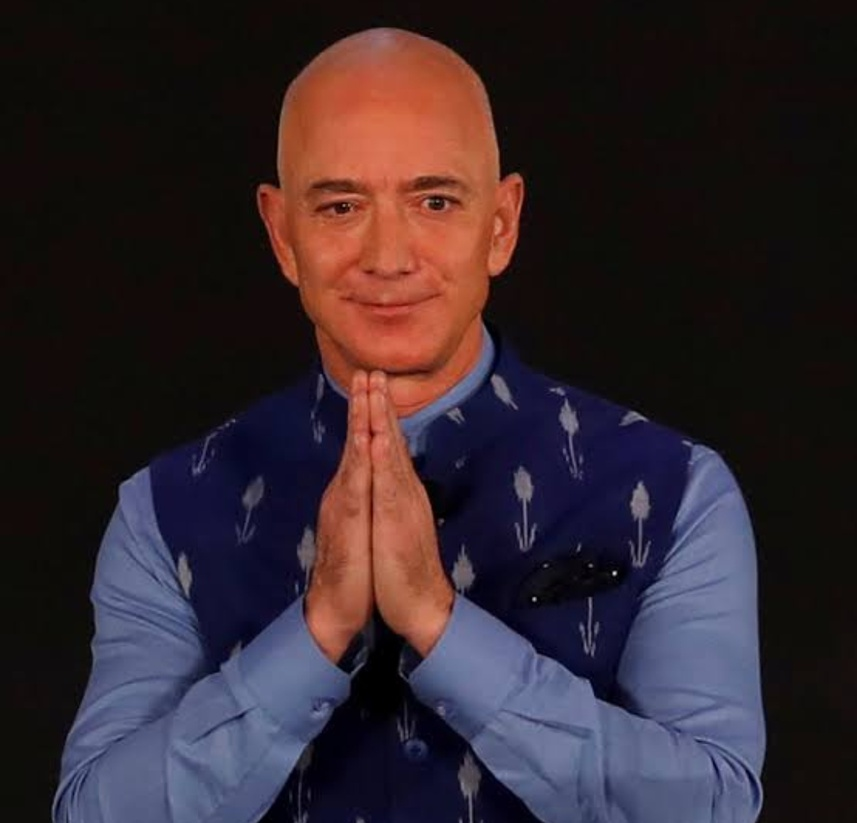
#> input picture Jeff.jpeg, 857 x 823 px, shrunk from 1080 x 1037 before the run, found by its file name
$ jupyter execute Pencil_Sketch.ipynb
#> lines starting #> are read from the running program, lines starting #| are printed output that depends on the picture
[cell 1]
from google.colab.patches import cv2_imshow

[cell 2]
import cv2

[cell 3]
img=cv2.imread('/content/Jeff.jpeg')
#> img is the input picture: shape (823, 857, 3); mean B, G, R 45.1, 38.7, 51

[cell 4]
gray_image=cv2.cvtColor(img,cv2.COLOR_BGR2GRAY)
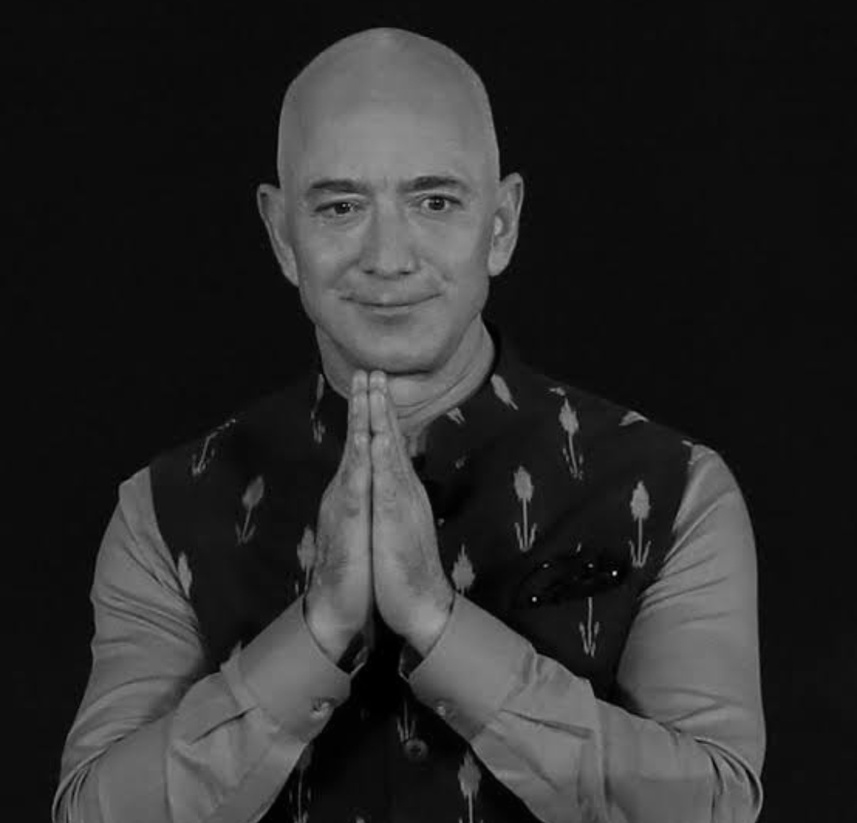
#> gray_image: shape (823, 857); min 0, max 223, mean 43.1

[cell 5]
inverted_image=255-gray_image
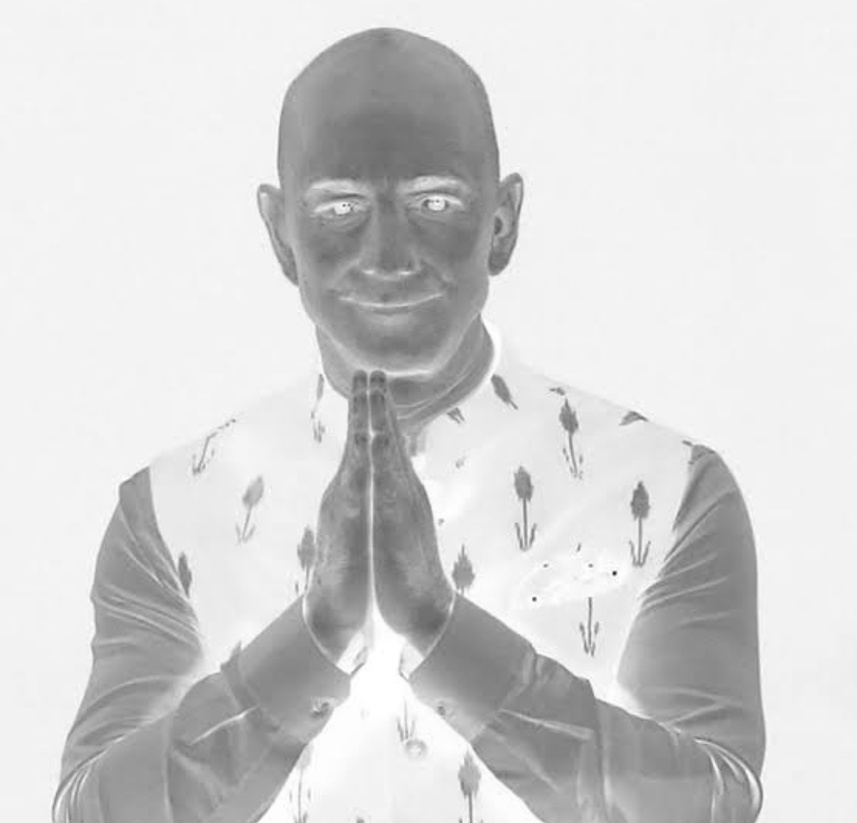
#> inverted_image: shape (823, 857); min 32, max 255, mean 211.9

[cell 6]
blurred=cv2.GaussianBlur(inverted_image,(21,21),5)
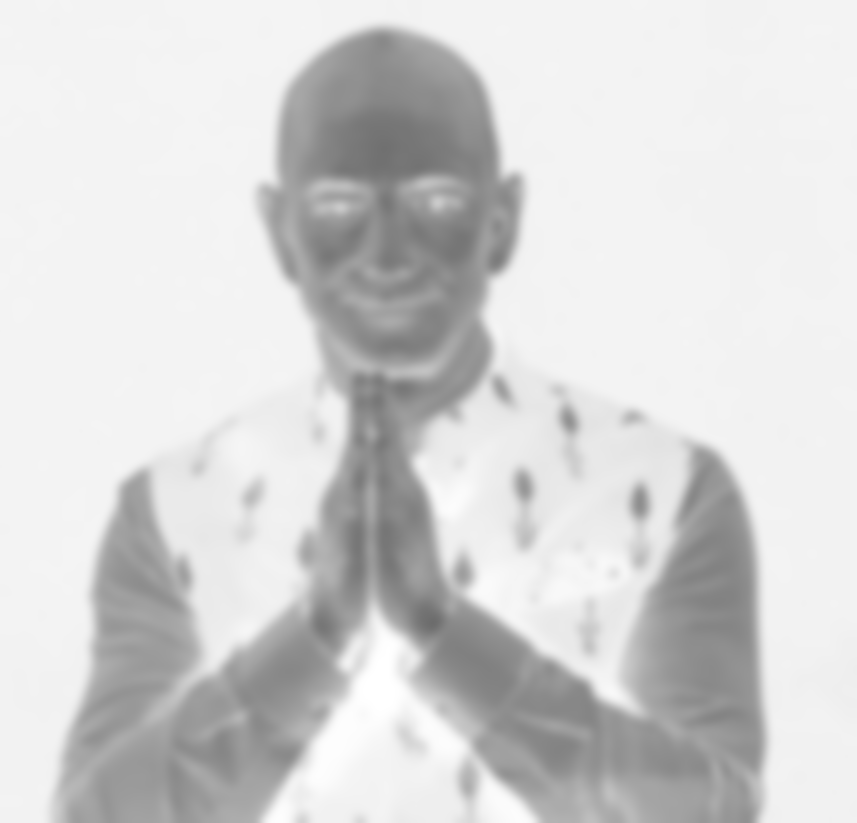
#> blurred: shape (823, 857); min 108, max 255, mean 211.9

[cell 7]
inverted_blurred=255-blurred
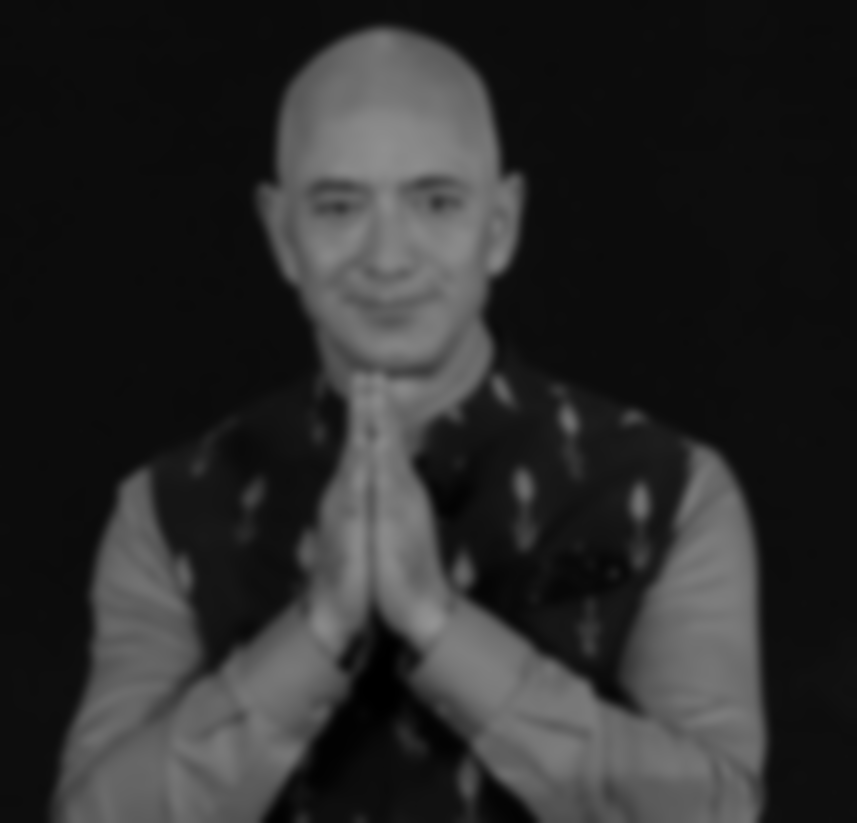
#> inverted_blurred: shape (823, 857); min 0, max 147, mean 43.1

[cell 8]
pencil_sketch = cv2.divide(gray_image,inverted_blurred,scale=256.0)
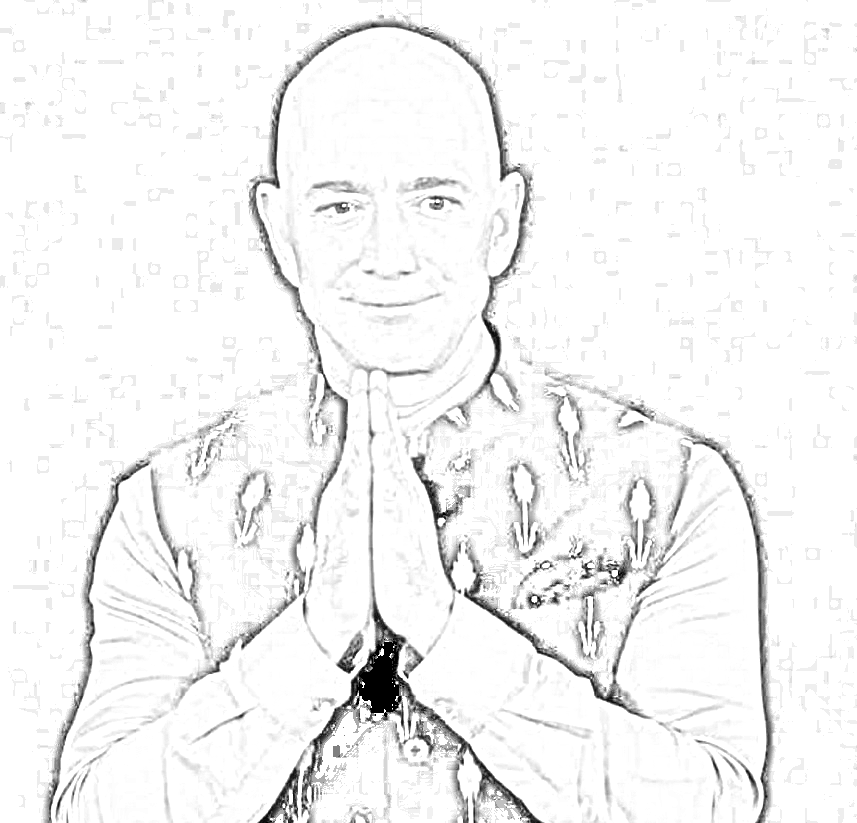
#> pencil_sketch: shape (823, 857); min 0, max 255, mean 243.4
